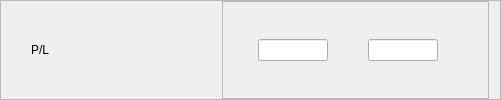
              <widget class="QFrame" name="fPL">
               <property name="frameShape">
                <enum>QFrame::StyledPanel</enum>
               </property>
               <property name="frameShadow">
                <enum>QFrame::Raised</enum>
               </property>
               <layout class="QHBoxLayout" name="horizontalLayout_60">
                <property name="leftMargin">
                 <number>30</number>
                </property>
                <property name="topMargin">
                 <number>0</number>
                </property>
                <property name="bottomMargin">
                 <number>0</number>
                </property>
                <item>
                 <widget class="QLabel" name="label_42">
                  <property name="minimumSize">
                   <size>
                    <width>185</width>
                    <height>0</height>
                   </size>
                  </property>
                  <property name="maximumSize">
                   <size>
                    <width>185</width>
                    <height>150</height>
                   </size>
                  </property>
                  <property name="styleSheet">
                   <string notr="true">font: 14pt &quot;Segoe UI&quot;;</string>
                  </property>
                  <property name="text">
                   <string>P/L</string>
                  </property>
                  <property name="alignment">
                   <set>Qt::AlignLeading|Qt::AlignLeft|Qt::AlignVCenter</set>
                  </property>
                 </widget>
                </item>
                <item>
                 <widget class="QFrame" name="frame_28">
                  <property name="frameShape">
                   <enum>QFrame::StyledPanel</enum>
                  </property>
                  <property name="frameShadow">
                   <enum>QFrame::Raised</enum>
                  </property>
                  <layout class="QHBoxLayout" name="horizontalLayout_61">
                   <property name="spacing">
                    <number>0</number>
                   </property>
                   <property name="leftMargin">
                    <number>35</number>
                   </property>
                   <property name="topMargin">
                    <number>0</number>
                   </property>
                   <property name="rightMargin">
                    <number>50</number>
                   </property>
                   <property name="bottomMargin">
                    <number>0</number>
                   </property>
                   <item>
                    <widget class="QLineEdit" name="min_PL">
                     <property name="maximumSize">
                      <size>
                       <width>70</width>
                       <height>16777215</height>
                      </size>
                     </property>
                     <property name="focusPolicy">
                      <enum>Qt::StrongFocus</enum>
                     </property>
                     <property name="alignment">
                      <set>Qt::AlignCenter</set>
                     </property>
                     <property name="placeholderText">
                      <string/>
                     </property>
                    </widget>
                   </item>
                   <item>
                    <spacer name="horizontalSpacer_29">
                     <property name="orientation">
                      <enum>Qt::Horizontal</enum>
                     </property>
                     <property name="sizeType">
                      <enum>QSizePolicy::Expanding</enum>
                     </property>
                     <property name="sizeHint" stdset="0">
                      <size>
                       <width>40</width>
                       <height>20</height>
                      </size>
                     </property>
                    </spacer>
                   </item>
                   <item>
                    <widget class="QLineEdit" name="max_PL">
                     <property name="maximumSize">
                      <size>
                       <width>70</width>
                       <height>16777215</height>
                      </size>
                     </property>
                     <property name="focusPolicy">
                      <enum>Qt::StrongFocus</enum>
                     </property>
                     <property name="alignment">
                      <set>Qt::AlignCenter</set>
                     </property>
                     <property name="placeholderText">
                      <string/>
                     </property>
                    </widget>
                   </item>
                  </layout>
                 </widget>
                </item>
               </layout>
              </widget>
